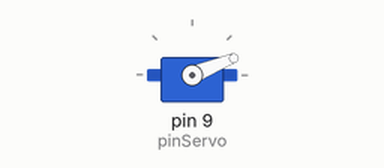
This sketch was run on a simulated Arduino Uno, built with avr-gcc and run on an emulated ATmega328P. Parts: servo.

Above: at 0.05 s.
At 1.35 s:
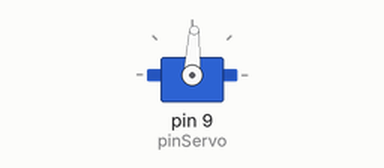
At 2.65 s:
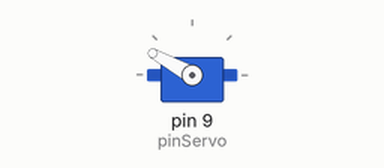
At 5.25 s:
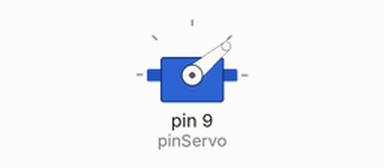
Timing chart, 0 to 7.4 s (numbered marks = the images above):
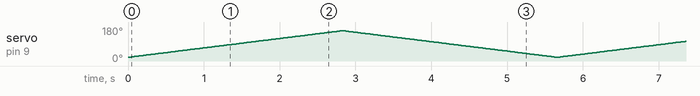

The sketch:

UNIT_SERVO.ino
```cpp
#include <Servo.h>

Servo miServo;
const int pinServo = 9;

void setup() {
  miServo.attach(pinServo);
}

void loop() {
  // Barrido lento de 20 a 160 grados (evitamos los topes extremos 0 y 180)
  for (int pos = 20; pos <= 160; pos += 1) {
    miServo.write(pos);
    delay(20);
  }
  for (int pos = 160; pos >= 20; pos -= 1) {
    miServo.write(pos);
    delay(20);
  }
}
```
